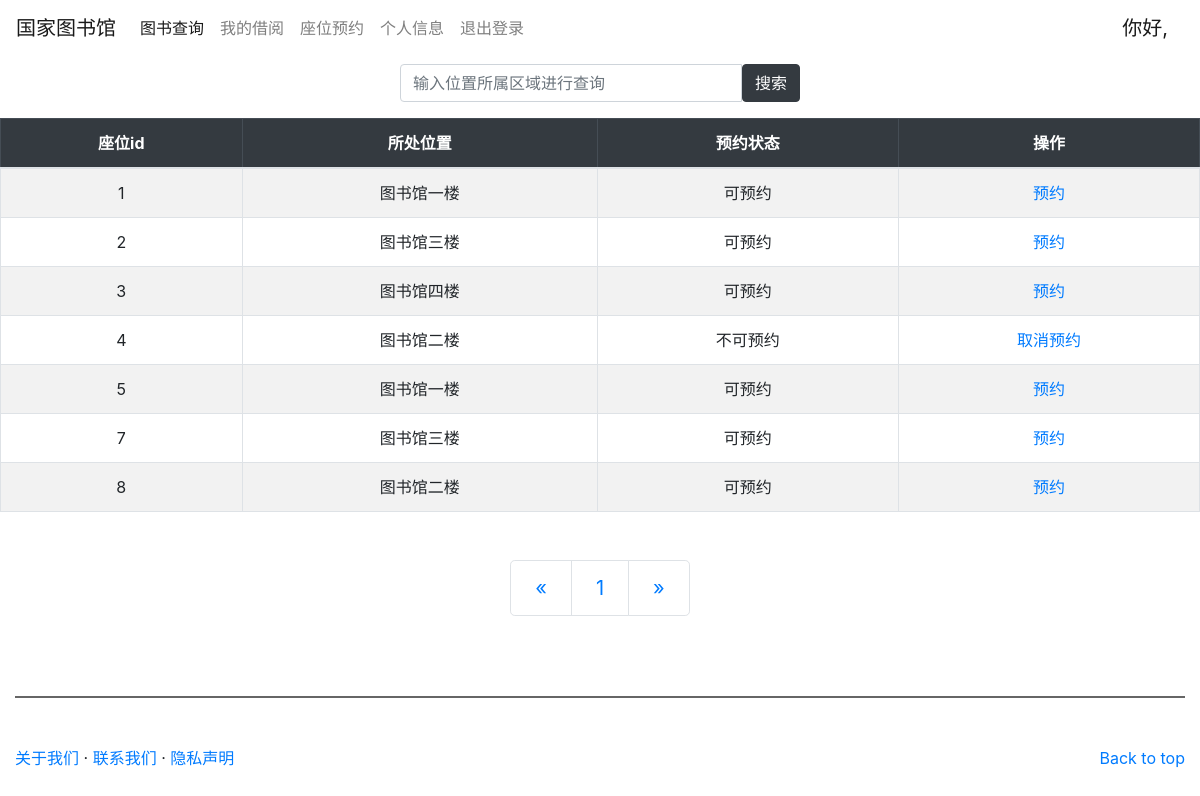
The page /User/user_seat.php on the database its author committed.
### tables this page shows
CREATE TABLE `seat` (
  `id` int(11) NOT NULL AUTO_INCREMENT,
  `location` varchar(255) DEFAULT NULL,
  `static` int(11) DEFAULT NULL,
  `isnull` varchar(20) DEFAULT NULL,
  PRIMARY KEY (`id`)
);

### User/user_seat.php (the view, shortened to what this page needs)
<!DOCTYPE html>
<html lang="zh">
<head>
	<link rel="stylesheet" type="text/css" href="../css/bootstrap.min.css"/>
</head>
<body>
	<nav class="navbar navbar-expand-sm navbar-light">
		<a href="#" class="navbar-brand">国家图书馆</a>
		<div class="navbar-collapse collapse" id="nb">
			<ul class="navbar-nav">
				<li class="nav-item"><a href="#" class="nav-link active">图书查询</a></li>
				<li class="nav-item"><a href="user_jieshumsg.php" class="nav-link">我的借阅</a></li>
				<li class="nav-item"><a href="user_seat.php" class="nav-link">座位预约</a></li>
				<li class="nav-item"><a href="user_introduce.php" class="nav-link">个人信息</a></li>
				<li class="nav-item"><a href="../index.php" class="nav-link">退出登录</a></li>
			</ul>
		</div>
		<span class="navbar-brand">你好,
		?></span>
	</nav>
	<form class="input-group mt-2 mb-3" method="post" action="" style="width: 400px; margin: 0 auto;">
		<input type="text" id="id" class="form-control input-group-lg " name="content" placeholder="输入位置所属区域进行查询"/>
		<button type="submit" class="btn btn-dark">搜索</button>
	</form>
	<table class="table table-hover table-bordered table-striped container-fluid" >
		<thead class="table-dark" align="center">
			<th>座位id</th>
			<th>所处位置</th>
			<th>预约状态</th>
			<th>操作</th>
		</thead>
		<tbody class="" align="center">
			<?php
			include("../conn/conn.php");
			if(!empty($_POST["content"])){
				$content = $_POST["content"];
				$sql = "select * from seat where location like '%".$content."%';";
			}else{
				$sql = "select * from seat;";
			}
			$result = mysqli_query($conn,$sql);
			$number = mysqli_num_rows($result);
			if($number>0){
				if(empty($_GET['p'])){
					$p=0;
				}else{
					$p=$_GET['p'];
				}
				$endl=$p+10;
				if($endl>$number){
					$endl=$number;
				}
				for($i=0;$i<$endl;$i++){
					$row = mysqli_fetch_array($result);
					if($i>=$p){
						echo "<tr>";
						echo "<td>$row[0]</td><td>$row[1]</td><td>".($row[2]==0?'可预约':'不可预约')."</td>";
						if($row[2]==0){
							echo "<td style=\"vertical-align: ;\" align='center'>
							<a href='user_seat2.php?id=$row[0]&vis=1'>预约</a>
							</td></tr>";
						}else{
							if($row[3]==$_SESSION['username']){
								echo "<td style=\"vertical-align: ;\" align='center'>
								<a href='user_seat2.php?id=$row[0]&vis=0'>取消预约</a>
								</td></tr>";
							}else{
								echo "<td style=\"vertical-align: ;\" align='center'>
								<a href='user_seat2.php?id=$row[0]&vis=2'>取消预约</a>
								</td></tr>";
							}
						}
					}
				}
			}
			else{
				echo '<h1 class="text-info">没有书籍信息</h1>';
			}
			?>
		</tbody>
	</table>
	<ul class="pagination pagination-lg justify-content-center mt-5" style="width: 40px 0;">
		<li class="page-item"><a href="user_index.php ? p=0" class="page-link">&laquo;</a></li>
		<?php
			$cnt=-1;
			for($i=$number;$i!=0;$i-=10){
				if($i<0) {
					break;
				}
				else {
					$cnt+=1;
					echo "<li class='page-item'><a href='user_index.php ? p=".($cnt*10)."' class='page-link'>".($cnt+1)."</a></li>";
				}
			}
			echo "<li class=\"page-item\"><a href='user_index.php ? p=".($cnt*10)."' class=\"page-link\">&raquo;</a></li>";
		?>
	</ul>
	<?php
	include("../footer.php");
	?>
</body>
</html>

### rows shown on the page
seat: id "1", location "图书馆一楼", static "可预约"
seat: id "2", location "图书馆三楼", static "可预约"
seat: id "3", location "图书馆四楼", static "可预约"
seat: id "4", location "图书馆二楼", static "不可预约"
seat: id "5", location "图书馆一楼", static "可预约"
seat: id "7", location "图书馆三楼", static "可预约"
seat: id "8", location "图书馆二楼", static "可预约"
